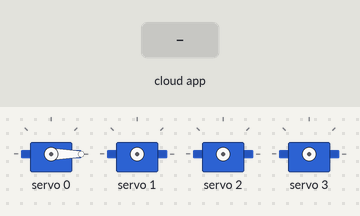
The sketch below on a simulated Arduino Uno, built with avr-gcc and run on an emulated ATmega328P. On the bench: 4 × servo. The test bench sets the inputs (shaded band). The ROS host is connected and sends only what is stated.

Above: at 4.4 s.
4.5 s: the phone or cloud app sets servo_1 to 180
At 5.2 s:
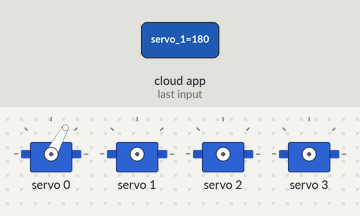
6.0 s: the phone or cloud app sets servo_2 to 45
7.5 s: the phone or cloud app sets servo_3 to 45
9.0 s: the phone or cloud app sets servo_4 to 45
10.5 s: the phone or cloud app sets servo_1 to 45
At 11.1 s:
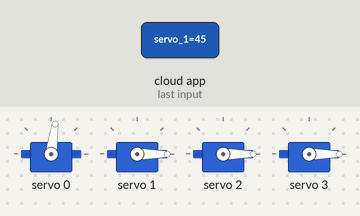
12.0 s: the phone or cloud app sets servo_2 to 90
At 13.2 s:
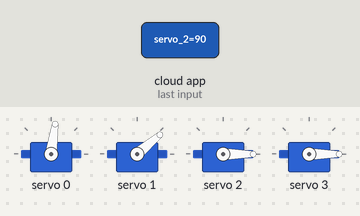
Timing chart, 0 to 14.5 s (numbered marks = the images above; inputs shaded):
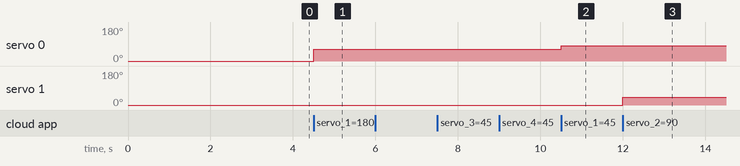

The sketch:

rosserial_servo.ino
```cpp
/*VS Code Arduino CLI: To switch which.ino file to verify/upload: Ctrl + Shift + P --> Select sketch*/
#include <Wire.h>
#include <Adafruit_PWMServoDriver.h>

// ROS libraries
#include <ros.h>
#include <std_msgs/Int16.h>

ros::NodeHandle  nh;

// called this way, it uses the default address 0x40
Adafruit_PWMServoDriver pwm = Adafruit_PWMServoDriver();

#define SERVOMIN  60 // This is the 'minimum' pulse length count (out of 4096)
#define SERVOMAX  500 // This is the 'maximum' pulse length count (out of 4096)
#define USMIN  600 // This is the rounded 'minimum' microsecond length based on the minimum pulse of 150
#define USMAX  2400 // This is the rounded 'maximum' microsecond length based on the maximum pulse of 600
#define SERVO_FREQ 50 // Analog servos run at ~50 Hz updates

// our servo # counter
uint8_t servonum = 0;
char val;
int16_t servo_angle1 = SERVOMIN;
int16_t fake_servo_angle1 = SERVOMIN;
int16_t servo_angle2 = SERVOMIN;
int16_t fake_servo_angle2 = SERVOMIN;
int16_t servo_angle3 = SERVOMIN;
int16_t fake_servo_angle3 = SERVOMIN;
int16_t servo_angle4 = SERVOMIN;
int16_t fake_servo_angle4 = SERVOMIN;


void servoCb1(const std_msgs::Int16& servo_1){
 fake_servo_angle1 += servo_1.data;

 if (SERVOMIN < fake_servo_angle1 && fake_servo_angle1 < SERVOMAX) {
   servo_angle1 += servo_1.data;
   pwm.setPWM(0, 0, servo_angle1);
 }

 fake_servo_angle1 = servo_angle1;
}

void servoCb2(const std_msgs::Int16& servo_2){
 fake_servo_angle2 += servo_2.data;

 if (SERVOMIN < fake_servo_angle2 && fake_servo_angle2 < SERVOMAX) {
   servo_angle2 += servo_2.data;
   pwm.setPWM(1, 0, servo_angle2);
 }

 fake_servo_angle2 = servo_angle2;
}

void servoCb3(const std_msgs::Int16& servo_3){
 fake_servo_angle3 += servo_3.data;

 if (SERVOMIN < fake_servo_angle3 && fake_servo_angle3 < SERVOMAX) {
   servo_angle3 += servo_3.data;
   pwm.setPWM(2, 0, servo_angle3);
 }

 fake_servo_angle3 = servo_angle3;
}

void servoCb4(const std_msgs::Int16& servo_4){
 fake_servo_angle4 += servo_4.data;

 if (SERVOMIN < fake_servo_angle4 && fake_servo_angle4 < SERVOMAX) {
   servo_angle4 += servo_4.data;
   pwm.setPWM(3, 0, servo_angle4);
 }

 fake_servo_angle4 = servo_angle4;
}


/* Subscribes to servo topic */
ros::Subscriber<std_msgs::Int16> servo_1("diff_angle/servo_1", &servoCb1);
ros::Subscriber<std_msgs::Int16> servo_2("diff_angle/servo_2", &servoCb2);
ros::Subscriber<std_msgs::Int16> servo_3("diff_angle/servo_3", &servoCb3);
ros::Subscriber<std_msgs::Int16> servo_4("diff_angle/servo_4", &servoCb4);


void setup() {
 Serial.begin(57600);  // CANNOT use Serial.println when using rosserial

 pwm.begin();
 pwm.setOscillatorFrequency(27000000);
 pwm.setPWMFreq(SERVO_FREQ);  // Analog servos run at ~50 Hz updates

 int i = 0;
 for (i = 0; i < 16; i++) {
   pwm.setPWM(0, 0, SERVOMIN);
   delay(200);
 }

 nh.initNode();
 nh.subscribe(servo_1);
 nh.subscribe(servo_2);
 nh.subscribe(servo_3);
 nh.subscribe(servo_4);

 delay(10);
}


void loop() {

 nh.spinOnce();
 delay(10);

}
```

Measured:
- after the input at 4.5 s, servo 0: 0° → 61° at once
- after the input at 10.5 s, servo 0: 61° → 82° at once
- after the input at 12.0 s, servo 1: 0° → 40° at once
